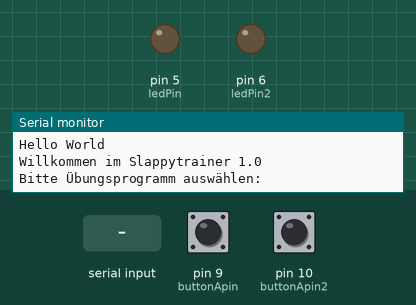
This sketch was run on a simulated Arduino Uno, built with avr-gcc and run on an emulated ATmega328P. Shown: output pins drawn as LEDs (lit = HIGH), the last lines printed to the serial monitor. Inputs (shaded band) come from the test bench; at power-on: pin 9 (buttonApin) HIGH, pin 10 (buttonApin2) HIGH.

Above: at 2.9 s.
3.0 s: "3" received over Serial
At 4.2 s:
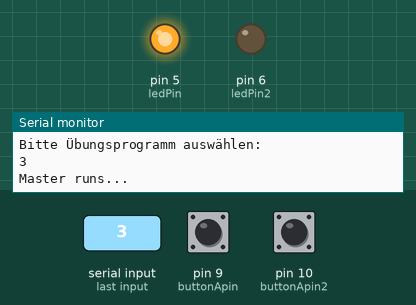
4.5 s: pin 9 (buttonApin) pulled LOW for 0.15 s
At 5.8 s:
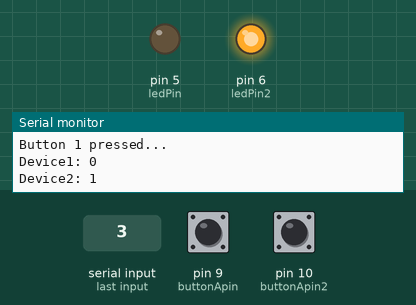
6.2 s: "1" received over Serial
At 6.5 s:
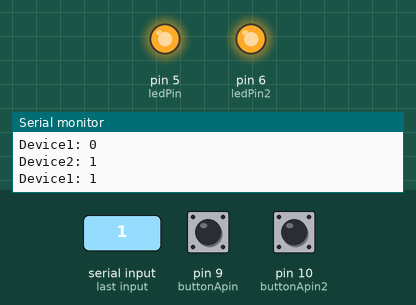
7.7 s: pin 10 (buttonApin2) pulled LOW for 1 s
At 8.5 s:
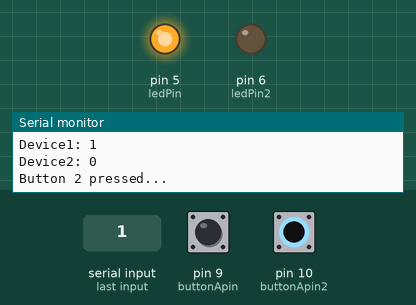
Timing chart, 0 to 10.7 s (numbered marks = the images above; inputs shaded):
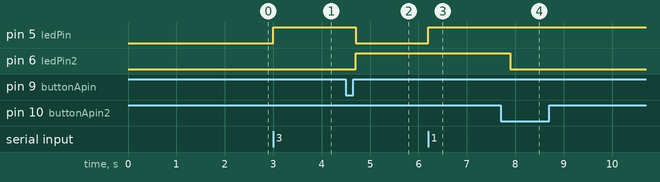

The sketch:

program.ino
```cpp
int ledPin = 5;
int ledPin2 = 6;
int buttonApin = 9;
int buttonApin2 = 10;
bool device1 = false;
bool device2 = false;
char Incoming_value = 0;
int status = 1;


void setup()
{
  pinMode(buttonApin, INPUT_PULLUP);
  pinMode(buttonApin2, INPUT_PULLUP);
  pinMode(ledPin, OUTPUT);
  pinMode(ledPin2, OUTPUT);
  Serial.begin(9600);
  Serial.println("Hello World");
}

int master()
{
  Serial.println("Master runs...");
  device1 = true;
  device2 = false;
  int counter = 0;
  while(counter < 5)
  {
    if (digitalRead(buttonApin) == LOW)
    {
      Serial.println("Button 1 pressed...");
      device1 = false;
      device2 = true;
      delay(200);
      Serial.print("Device1: ");
      Serial.println(device1);
      Serial.print("Device2: ");
      Serial.println(device2);

      counter++;
    }
    if (digitalRead(buttonApin2) == LOW)
    {
      Serial.println("Button 2 pressed...");
      device1 = true;
      device2 = false;
      delay(200);
      Serial.print("Device1: ");
      Serial.println(device1);
      Serial.print("Device2: ");
      Serial.println(device2);

      counter++;
    }


    if(device1 == true)
    {
      digitalWrite(ledPin, HIGH);
    }else{
      digitalWrite(ledPin, LOW);
    }

    if(device2 == true)
    {
      digitalWrite(ledPin2, HIGH);
    }else{
      digitalWrite(ledPin2, LOW);
    }

    if(Serial.available() > 0)
    {
      Incoming_value = Serial.read();
      if(Incoming_value == '1')
      {
        device1 = true;
        Serial.print("Device1: ");
        Serial.println(device1);

      }else if(Incoming_value == '0')
      {
        device1 = false;
        Serial.print("Device1: ");
        Serial.println(device1);

      }else if(Incoming_value == '3')
      {
        master();
      }else if(Incoming_value == '4')
      {
        device2 = true;
        Serial.print("Device2: ");
        Serial.println(device2);
      }else if(Incoming_value == '5')
      {
        device2 = false;
        Serial.print("Device2: ");
        Serial.println(device2);
      }
    }
  }
  return 3;
}

void loop()
{

  switch(status)
  {
    case 1: //Begrüssung
    Serial.println("Willkommen im Slappytrainer 1.0");
    Serial.println("Bitte Übungsprogramm auswählen: ");
    delay(2000);
    status = 2;
    break;

    case 2: //Mainscreen
    if(Serial.available() > 0)
    {
      Incoming_value = Serial.read();
      Serial.println(Incoming_value);
      if(Incoming_value == '3')
      {
        status = master();
      }else if(Incoming_value == '6')
      {
        status = 1;
      }
    }
    break;

    case 3: //Übung beendet
    Serial.println("Übung 3 beendet. :)");
    status = 1;
    break;
  }

}
```

Measured:
- after the input at 3.0 s, pin 5 (ledPin): LOW → HIGH at once
- after the input at 4.5 s, pin 5 (ledPin): HIGH → LOW after 0.20 s; pin 6 (ledPin2): LOW → HIGH after 0.20 s
- after the input at 6.2 s, pin 5 (ledPin): LOW → HIGH at once
- after the input at 7.7 s, pin 6 (ledPin2): HIGH → LOW after 0.20 s
